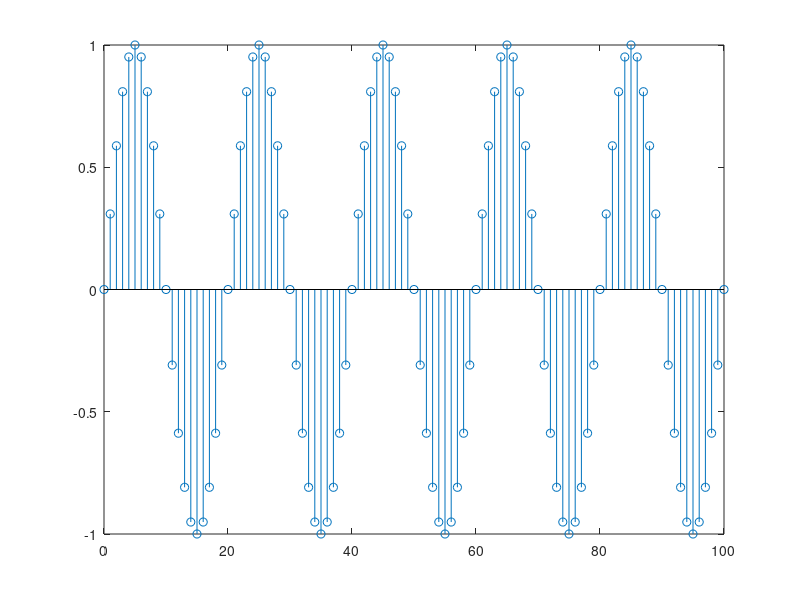

MATLAB code for this plot:
%% Assignment for FF
%% Part 1
x = linspace(0,1);
y = sin(2*pi*x);
plot(x,y);

%% Part 2
n = 0:100;
x = sin(1/10*pi*n);
stem(n,x)
%%  Text formatting
% You can even insert bodies of text in the form of comments
%%% Here are some text styles
% _ITALIC TEXT_
% *BOLD TEXT*
% |MONOSPACED TEXT|
%% Lists and other formats
% Preformatted text:
%
%  Preformatted text
%%% Here are some lists
% * Item 1
% * Item 2
%
% # Item 1
% # Item 2
%% Code Embedding
%
%   for i = 1:10
%       disp(x)
%   end
% 
%% External File Content Example
% This example includes the file contents of sine_wave.m into published
% output.
%
% <include>sine_wave.m</include>
%
%%
% 
% <<LENNA.PNG>>
% 
%% Latex!
% This is an equation: $x^2+e^{\pi i}$.
% 
% $$e^{\pi j} + 1 = 0$$
%% Links
% For more information, see :
% <https://www.mathworks.com/help/matlab/matlab_prog/marking-up-matlab-comments-for-publishing.html documentation>
%%
%% HTML Markup Example
% This is a table:
%
% <html>
% <table border=1><tr><td>one</td><td>two</td></tr>
% <tr><td>three</td><td>four</td></tr></table>
% </html>
%
%% LaTeX Markup Example
% This is a table:
%
% <latex>
% \begin{tabular}{|c|c|} \hline
% $n$ & $n!$ \\ \hline
% 1 & 1 \\
% 2 & 2 \\
% 3 & 6 \\ \hline
% \end{tabular}
% </latex>